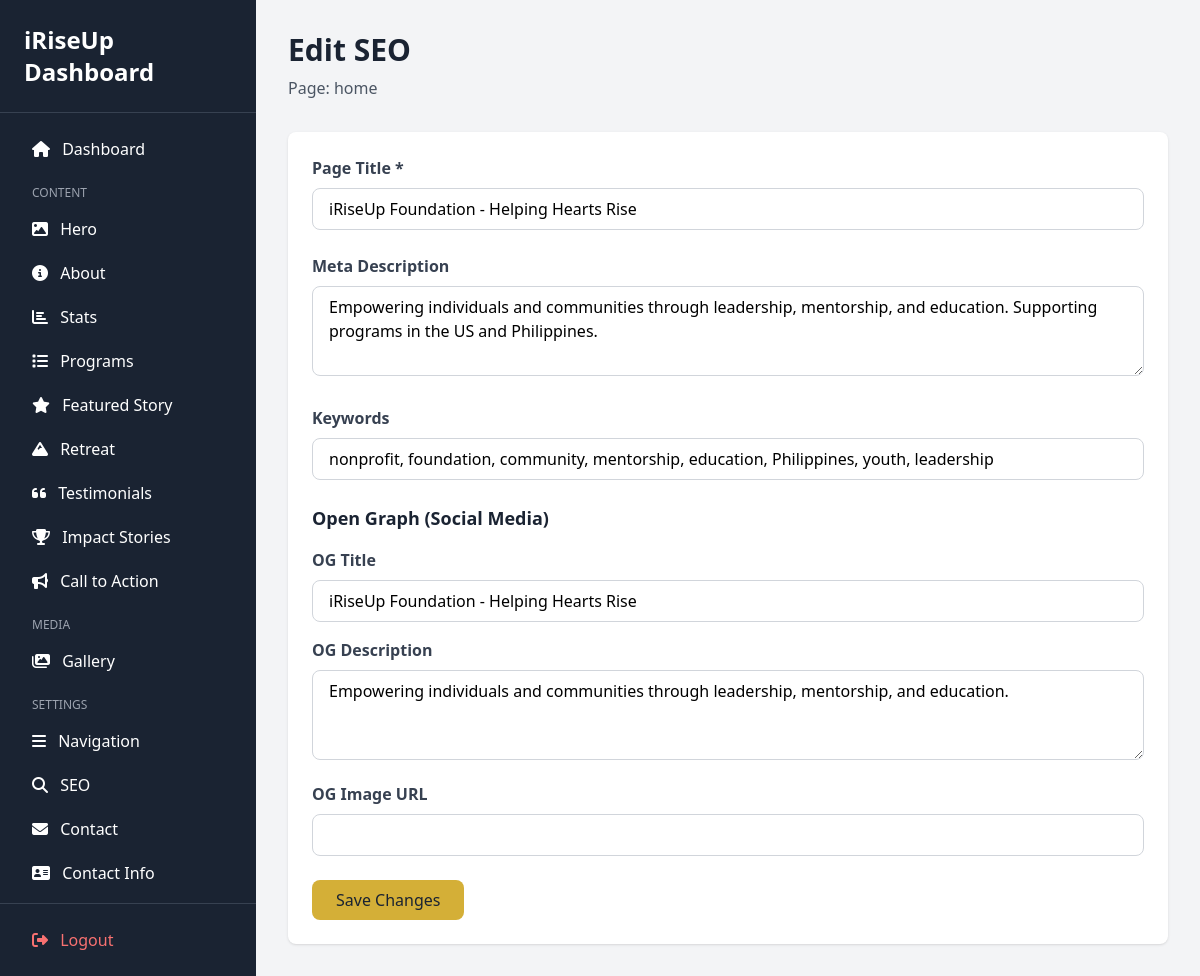
The page /dashboard/seo/home/ (signed in) on the database its author committed.
### myApp/models.py (models this page shows, shortened)
class SEO(models.Model):
    page = models.CharField(max_length=100, unique=True, default='home')
    title = models.CharField(max_length=200)
    description = models.TextField(blank=True)
    keywords = models.CharField(max_length=500, blank=True)
    og_title = models.CharField(max_length=200, blank=True)
    og_description = models.TextField(blank=True)
    og_image = models.URLField(max_length=500, blank=True)
    created_at = models.DateTimeField(auto_now_add=True)
    updated_at = models.DateTimeField(auto_now=True)

### myApp/dashboard_views.py (the view, shortened to what this page needs)
# urls.py: path('seo/<str:page>/', dashboard_views.seo_edit, name='seo_edit'),
@login_required
def seo_edit(request, page='home'):
    seo, created = SEO.objects.get_or_create(page=page)
    return render(request, 'dashboard/seo_edit.html', {'seo': seo, 'page': page})

### myApp/templates/dashboard/seo_edit.html (shortened to what this page needs)
{% extends 'dashboard/base.html' %}
{% block content %}
<div class="mb-8">
    <h1 class="text-3xl font-bold text-navy mb-2">Edit SEO</h1>
    <p class="text-gray-600">Page: {{ page }}</p>
</div>
<form method="post" class="bg-white rounded-lg shadow p-6">
    <div class="mb-6">
        <label class="block text-gray-700 font-bold mb-2">Page Title *</label>
        <input type="text" name="title" value="{{ seo.title }}" required
               class="w-full px-4 py-2 border border-gray-300 rounded-lg">
    </div>
    <div class="mb-6">
        <label class="block text-gray-700 font-bold mb-2">Meta Description</label>
        <textarea name="description" rows="3"
                  class="w-full px-4 py-2 border border-gray-300 rounded-lg">{{ seo.description }}</textarea>
    </div>
    <div class="mb-6">
        <label class="block text-gray-700 font-bold mb-2">Keywords</label>
        <input type="text" name="keywords" value="{{ seo.keywords }}"
               placeholder="comma-separated keywords"
               class="w-full px-4 py-2 border border-gray-300 rounded-lg">
    </div>
    <div class="mb-6">
        <h3 class="text-lg font-bold text-navy mb-4">Open Graph (Social Media)</h3>
        <div class="mb-4">
            <label class="block text-gray-700 font-bold mb-2">OG Title</label>
            <input type="text" name="og_title" value="{{ seo.og_title }}"
                   class="w-full px-4 py-2 border border-gray-300 rounded-lg">
        </div>
        <div class="mb-4">
            <label class="block text-gray-700 font-bold mb-2">OG Description</label>
            <textarea name="og_description" rows="3"
                      class="w-full px-4 py-2 border border-gray-300 rounded-lg">{{ seo.og_description }}</textarea>
        </div>
        <div>
            <label class="block text-gray-700 font-bold mb-2">OG Image URL</label>
            <input type="url" name="og_image" value="{{ seo.og_image }}"
                   class="w-full px-4 py-2 border border-gray-300 rounded-lg">
        </div>
    </div>
    <div class="flex gap-4">
        <button type="submit" class="bg-gold text-navy px-6 py-2 rounded-lg hover:bg-amber">
            Save Changes
        </button>
    </div>
</form>
{% endblock %}

### rows shown on the page
SEO: page "home", title "iRiseUp Foundation - Helping Hearts Rise", description "Empowering individuals and communities through leadership, mentorship, and education. Supporting programs in the US and Philippines.", keywords "nonprofit, foundation, community, mentorship, education, Philippines, youth, leadership", og_title "iRiseUp Foundation - Helping Hearts Rise", og_description "Empowering individuals and communities through leadership, mentorship, and education."
